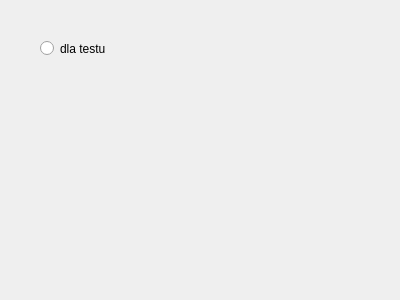
<?xml version="1.0" encoding="UTF-8"?>
<ui version="4.0">
 <class>Kierownik</class>
 <widget class="QWidget" name="Kierownik">
  <property name="geometry">
   <rect>
    <x>0</x>
    <y>0</y>
    <width>400</width>
    <height>300</height>
   </rect>
  </property>
  <property name="windowTitle">
   <string>Form</string>
  </property>
  <widget class="QRadioButton" name="radioButton">
   <property name="geometry">
    <rect>
     <x>40</x>
     <y>40</y>
     <width>82</width>
     <height>17</height>
    </rect>
   </property>
   <property name="text">
    <string>dla testu</string>
   </property>
  </widget>
 </widget>
 <resources/>
 <connections/>
</ui>
